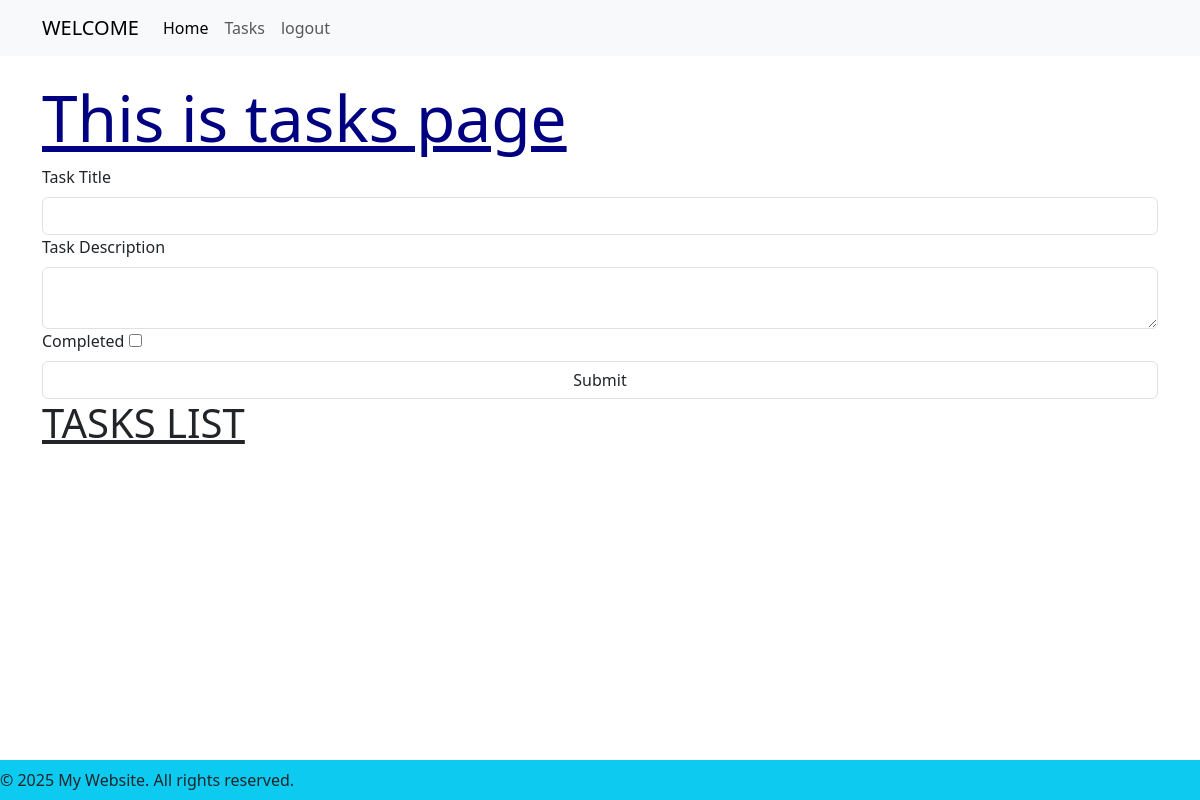
Page /tasks (signed in) on the earlier database version.
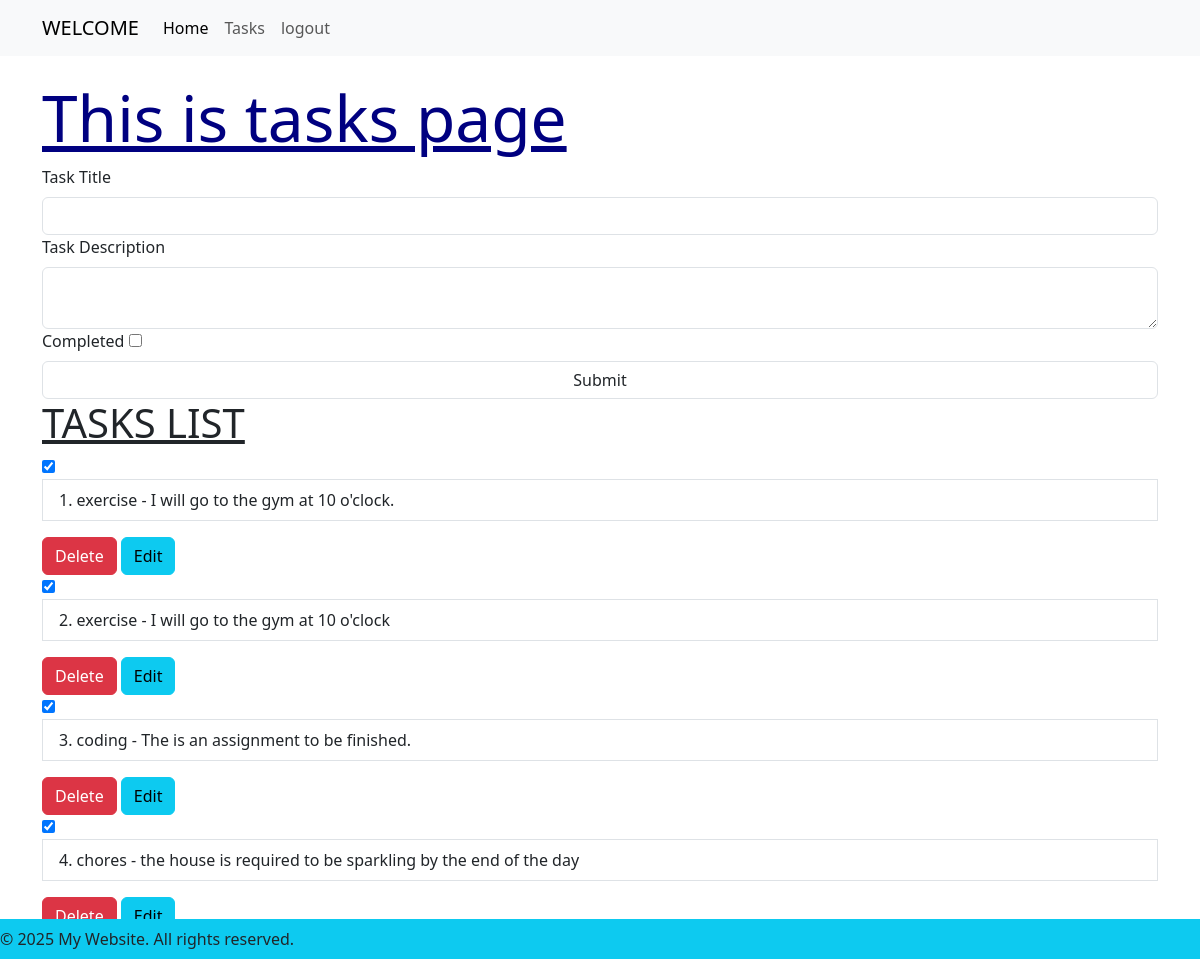
Same page on the later database version.
### app/models.py (models this page shows, shortened)
class Task(db.Model):
    id = db.Column(db.Integer, primary_key=True)
    description = db.Column(db.Text, nullable=False)
    title = db.Column(db.String(20), nullable=False)
    completed = db.Column(db.Boolean, default=False)
    user_id = db.Column(db.Integer, db.ForeignKey('user.id'), nullable=False)

### app/routes.py (the view, shortened to what this page needs)
@app.route('/tasks',methods=['GET','POST'])
@login_required
def tasks():
    form = Taskform()
    tasks = Task.query.filter_by(user_id=current_user.id).all()
    return render_template('tasks.html', title='Tasks',form=form,tasks=tasks)

### app/forms.py
class Taskform(FlaskForm):
    title = StringField('Task Title', validators=[DataRequired()])
    description = TextAreaField('Task Description', validators=[DataRequired()])
    completed = BooleanField('Completed')
    submit = SubmitField('Submit')

### app/models.py (called while the page is built)
@login_manager.user_loader
def load_user(user_id):
    return User.query.get(user_id)

### app/templates/tasks.html (shortened to what this page needs)
{% extends "base.html" %}
{% block content %}
<h1 style="color: navy;font-size: 4em;text-decoration: underline;">{% if edit_mode %} Edit Task {% else %}This is tasks page {% endif %}</h1>
<form action="{% if edit_mode %} {{ url_for('edit_task', task_id=request.view_args.task_id) }}{% else %} {{ url_for('tasks') }} {% endif %}" method="post">
    {{ form.title.label(class="form-label") }}
    {{ form.title(size=20, class_="form-control w-100") }}
    {{ form.description.label(class="form-label") }}
    {{ form.description(class_="form-control w-100") }}
    {{ form.completed.label(class="form-label")}}
    {{ form.completed }}
    {{ form.submit(class_="btn-primary form-control w-100") }}
</form>
<h1  style="text-decoration: underline; ">TASKS LIST</h1>
<div  class="list-group">
    {% for task in tasks|reverse %}
    <form action="{{ url_for('toggle_task', task_id=task.id) }}" method="post" style="display: inline-block;">
    <input type="checkbox"
    {% if task.completed %} checked
    {% endif %}
    onchange="this.form.submit()"
id="tasks-{{ task.id }}">
</form>
<p class="list-group-item">{{ loop.index }}. {{ task.title }}  -  {{ task.description }}</p>
<form action="{{ url_for('delete_task', task_id=task.id) }}" method="post" onsubmit="return confirm('Are you sure you want to delete this task?');">
    <button type="submit" class="btn btn-danger btn-xx-lg">Delete</button>
    <a href="{{ url_for('edit_task', task_id=task.id) }}" class="btn btn-info btn-xx-lg">Edit</a>
</form>
    {% endfor %}
</div>
{% endblock %}

### app/templates/base.html (shortened to what this page needs)
<!DOCTYPE html>
<html lang="en">
<head>
    <link href="https://cdn.jsdelivr.net/npm/bootstrap@5.3.5/dist/css/bootstrap.min.css"
          rel="stylesheet"
>
</head>
<body>
    <nav class="navbar navbar-expand-lg bg-body-tertiary">
        <div class="container">
            <a class="navbar-brand" href="#">WELCOME</a>
            <div class="collapse navbar-collapse" id="navbarText">
                <ul class="navbar-nav me-auto mb-2 mb-lg-0">
                    <li class="nav-item">
                        <a class="nav-link active" aria-current="page" href="{{ url_for('home') }}">Home</a>
                    </li>
                    <li class="nav-item">
                        <a class="nav-link" href="{{ url_for('tasks') }}">Tasks</a>
                    </li>
                    {% if current_user.is_authenticated %}
                    <li class="nav-item">
                        <a class="nav-link" href="{{ url_for('logout') }}">logout</a>
                    </li>
                    {% endif %}
                </ul>
            </div>
        </div>
    </nav>
    <main class="container my-4">
        {% block content %}
        {% endblock %}
    </main>
    <footer class="bg-info text-center text-lg-start w-100 position-fixed bottom-0 py-2">
        <p class="mb-0">&copy; 2025 My Website. All rights reserved.</p>
    </footer>
</body>
</html>

Differences in the rows shown:
added Task: completed "☑", title "exercise", description "I will go to the gym at 10 o'clock."
added Task: completed "☑", title "exercise", description "I will go to the gym at 10 o'clock"
added Task: completed "☑", title "coding", description "The is an assignment to be finished."
added Task: completed "☑", title "chores", description "the house is required to be sparkling by the end of the day"
